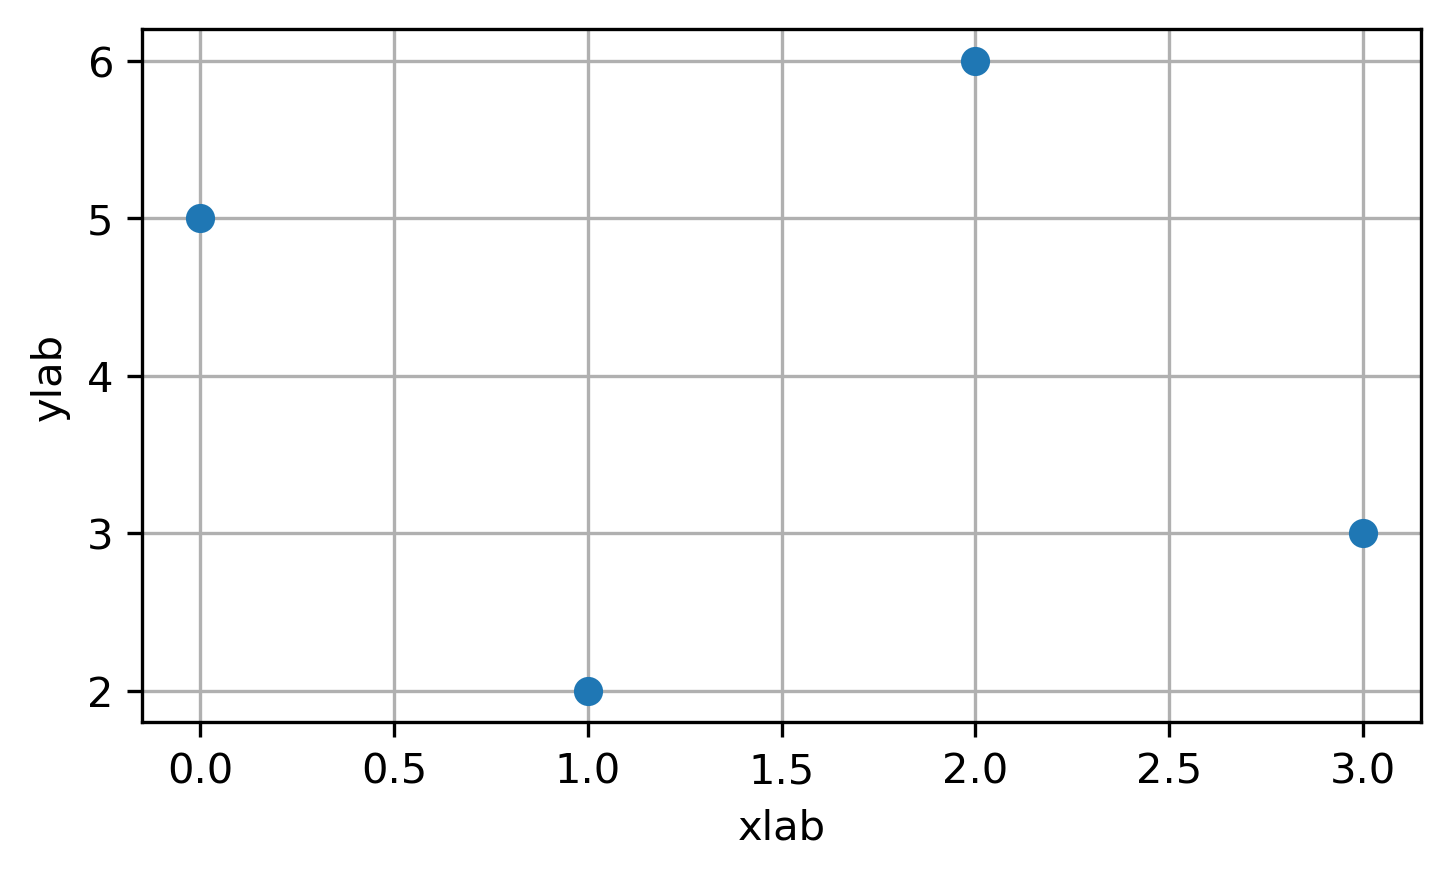

The script that saved this image:
# -*- coding: utf-8 -*-
"""
@author: dyx
@time: 2021/4/15 16:25
@des:
"""

import matplotlib as mpl

mpl.use('Agg')

import matplotlib.pyplot as plt

fig = plt.figure(figsize=(5.5,3),dpi=300)

ax = fig.add_subplot(111)

ax.grid(True,which='both')

ax.plot([0,1,2,3],[5,2,6,3],'o')

xlabel = ax.set_xlabel('xlab')

ax.set_ylabel('ylab')

fig.savefig(r'D:\001Project\006SanQing\RSPlatForm\src\test\test.png',bbox_extra_artists=[xlabel], bbox_inches='tight')
 